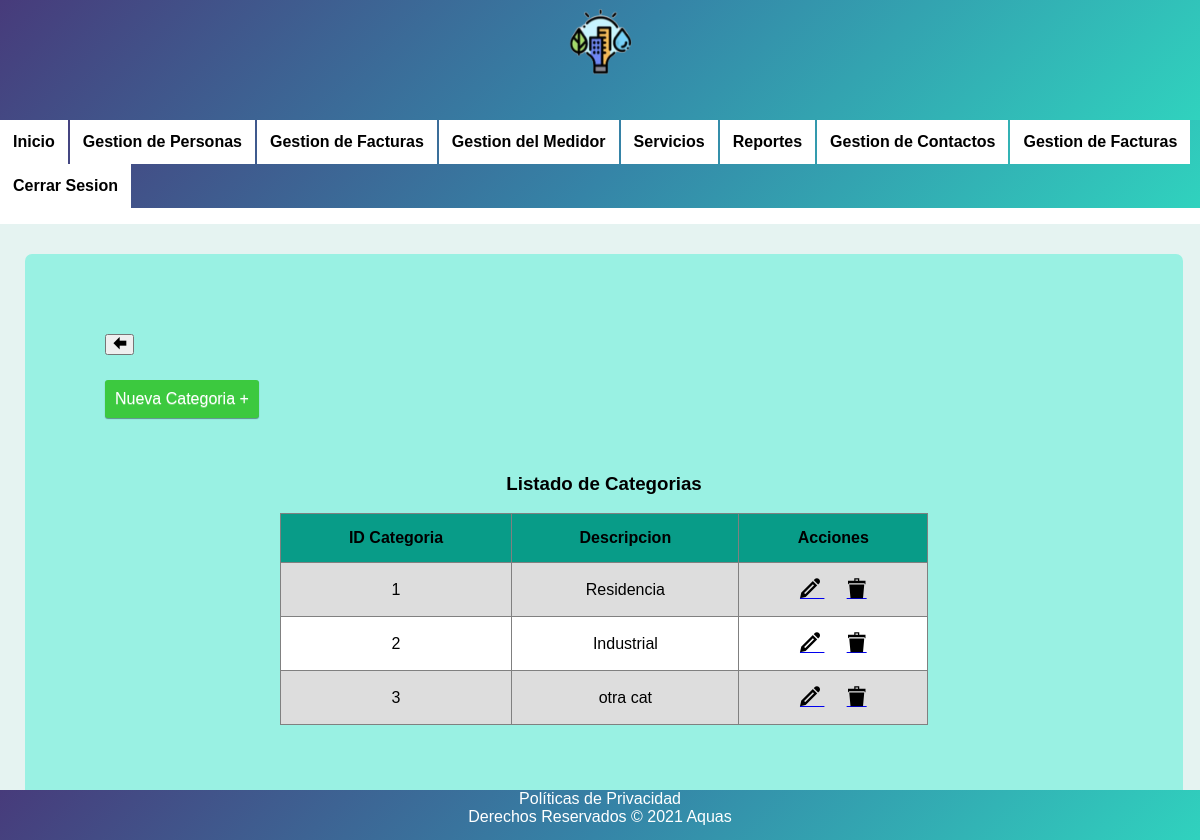
/modulos/categorias/listado.php (signed in), run on the app's committed database.
### tables this page shows
CREATE TABLE categoria(
    id_categoria    INT            AUTO_INCREMENT,
    descripcion     VARCHAR(10),
    PRIMARY KEY (id_categoria)
);

### class/Categoria.php (called while the page is built, shortened)
<?php
require_once "MySQL.php";
class Categoria {
	protected $_idCategoria;
	protected $_descripcion;
	public function getIdCategoria() {
		return $this->_idCategoria;
	}
	public function getDescripcion() {
		return $this->_descripcion;
	}
	public static function obtenerTodos() {
    	$sql = "SELECT * FROM categoria ";
    	$database = new MySQL();
    	$datos = $database->consultar($sql);
    	$listadoCategorias = [];
    	while ($registro = $datos->fetch_assoc()) {
	    	$categoria = new Categoria();
			$categoria->_idCategoria = $registro["id_categoria"];
			$categoria->_descripcion = $registro["descripcion"];
    		$listadoCategorias[] = $categoria;
    	}
    	return $listadoCategorias;
	}
}
?>

### class/MySQL.php (called while the page is built, shortened)
<?php
class MySQL {
	private $_conexion;
	public function __construct() {
		$this->_conexion = new mysqli("localhost", "root", "", "gestion_usuarios");
	}
	public function consultar($sql) {
		$datos = $this->_conexion->query($sql);
		return $datos;
	}
}
?>

### modulos/categorias/listado.php (the view, shortened to what this page needs)
<?php
require_once "../../class/Categoria.php";
$lista = Categoria::obtenerTodos();
?>
<!DOCTYPE html>
<html>
<head>
	<link rel="stylesheet" type="text/css" href="http://localhost/programacion3/gestion_user/css/tablas.css">
	<link rel="stylesheet" type="text/css" href="/programacion3/gestion_user/css/style.css">
	<link rel="stylesheet" href="/programacion3/gestion_user/css/jquery.modal.min.css">
</head>
<body>
	<header>
		<nav>
			<?php require_once "../../menu.php"; ?>
		</nav>
	</header>
	<div id="primerContenedor">
		<div id="contenedorgeneral">
			<div>
				<button type="button" onClick="history.go(-1)"><span class="icon-arrow-left"></span>
				</button>
			</div>
			<div id="boton">
				<a class="btn btn-green" href="nuevo.php">Nueva Categoria +</a>
			</div>
			<br><br>
			<div class="contenedor">
				<table border="1">
					<h3>Listado de Categorias</h3>
					<tr>
						<th>ID Categoria</th>
						<th>Descripcion</th>
						<th>Acciones</th>
					</tr>
					<?php foreach  ($lista as $categoria): ?>
						<tr>
							<td><?php echo $categoria->getIdCategoria(); ?></td>
							<td><?php echo $categoria->getDescripcion(); ?></td>
							<td>
								<a href="modificar.php?id_categoria=<?php echo $categoria->getIdCategoria(); ?>"><span class="icon icon-pencil"></span> </a>
								<a href="#ex1" rel="modal:open"><span class="icon icon-bin2"></span></a>
							</td>
						</tr>
					<?php endforeach ?>
				</table>
			</div>
		</div>
	</div>
</body>
</html>

### css/tablas.css (style rules this page uses)
body { background-color: white; font-family: Arial; }
table { margin: auto; z-index: 2; background-color: white; text-align: center; border-collapse: collapse; width: 65%; }
th, td { padding: 15px }
th { background-color: #089C88; }
tr:nth-child(even) { background-color: #ddd; }
#boton { padding-top: 25px; text-align: ; }
.btn { border-radius: 3px; display: inline-block; padding: 10px 10px; text-decoration: none; text-shadow: 0 1px 0 rgba(255,255,255,0.3); box-shadow: 0 1px 1px rgba(0,0,0,0.4); }
.btn-green { color: white; background-color: #3CC93F; }
.contenedor { margin: auto; text-align: center; }
.contenedor span { color: black; font-size: 20px; border-radius: 25px; margin: auto; }
div#contenedorgeneral { border-radius: 7px; margin: auto; position: static; margin-top: 5px; padding: 80px; width: 998px; height: auto; background-color: #99F1E3; }
div#primerContenedor { margin: auto; position: static; padding: 25px; width: auto; height: auto; background-color: #E5F3F1; }

### css/style.css (style rules this page uses)
[class^="icon-"], [class*=" icon-"] { font-family: 'icomoon' !important; speak: never; font-style: normal; font-weight: normal; font-variant: normal; text-transform: none; line-height: 1; -webkit-font-smoothing: antialiased; -moz-osx-font-smoothing: grayscale; }
.icon-pencil:before { content: "\e904"; }
.icon-bin2:before { content: "\e9ad"; }
.icon-arrow-left:before { content: "\ea38"; }

### menu.php (style rules this page uses)
header { background-image: linear-gradient(-225deg, #473B7B 0%, #3584A7 51%, #30D2BE 100%); }
html { min-height: 100%; position: relative; }
body { margin: 0; margin-bottom: 10px; }

### data on the page
categoria: id_categoria "1", descripcion "Residencia"
categoria: id_categoria "2", descripcion "Industrial"
categoria: id_categoria "3", descripcion "otra cat"
